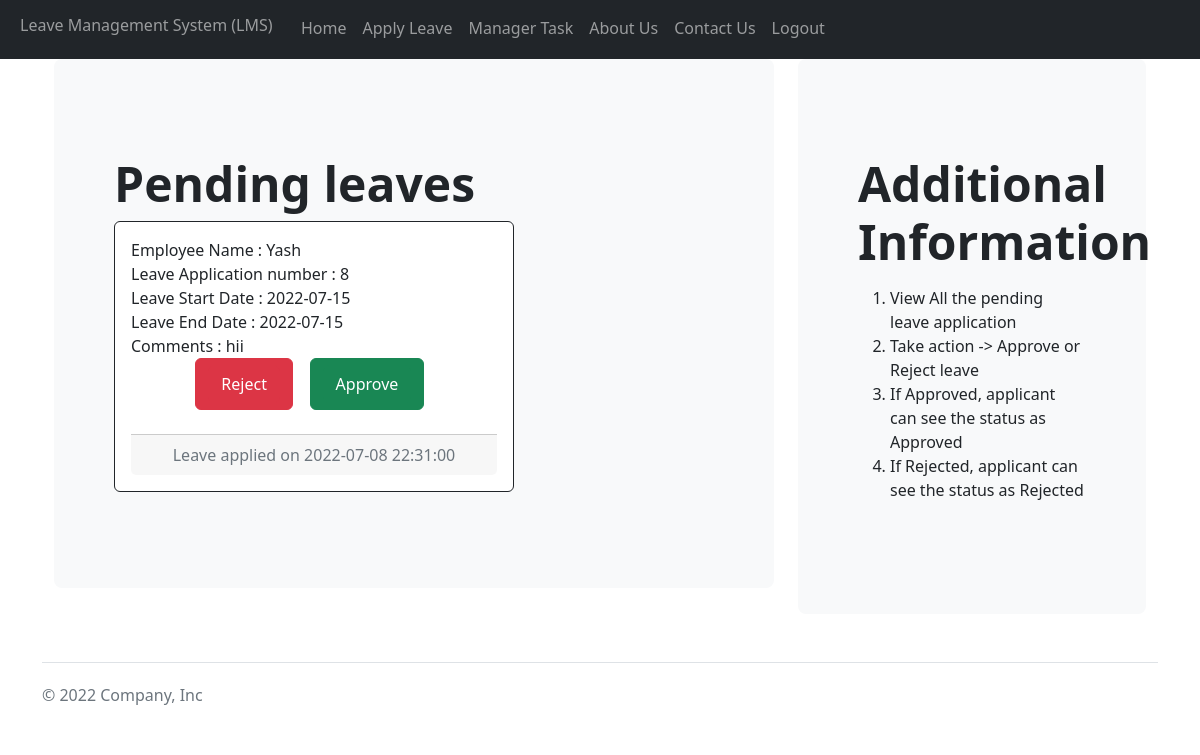
Page /managerapproval (signed in) on the earlier database version.
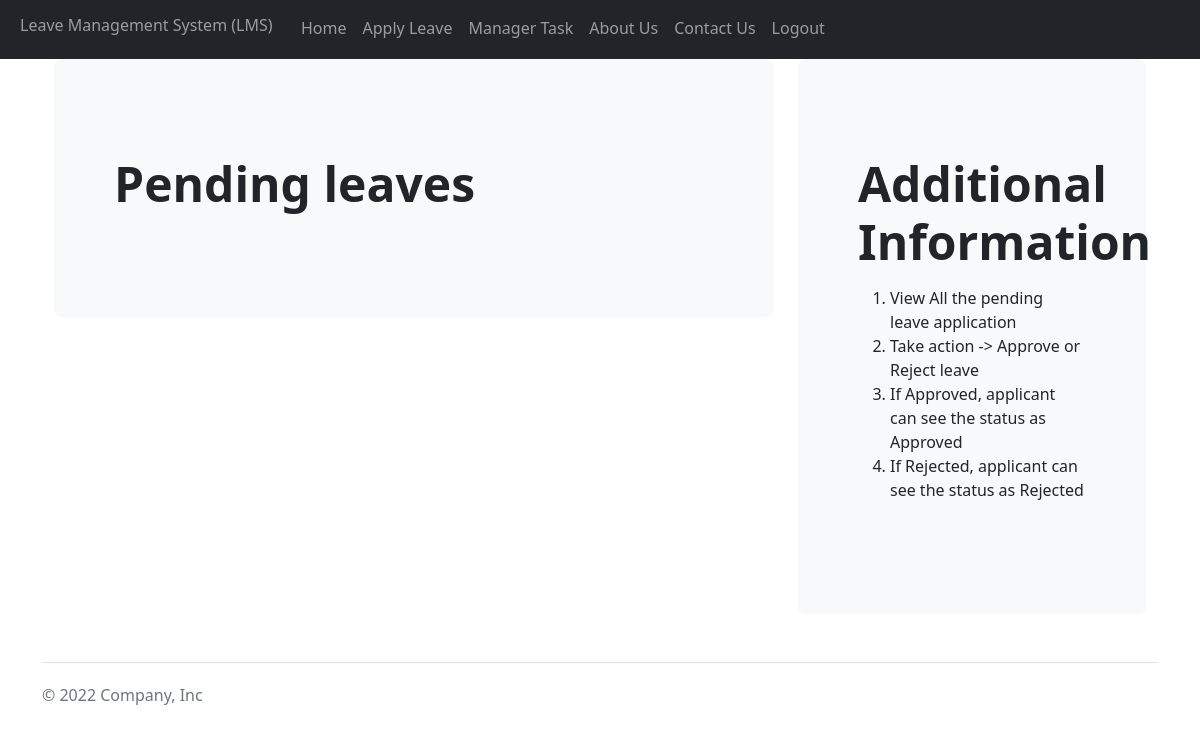
Same page on the later database version.
### website/models.py (models this page shows, shortened)
class Leave(db.Model):
    leaveid = db.Column(db.Integer, primary_key= True)
    startdate = db.Column(db.String(50))
    enddate = db.Column(db.String(50))
    comment = db.Column(db.String(200))
    status = db.Column(db.Integer)
    leavedate_created = db.Column(db.DateTime(timezone=True), default= func.now())
    userid = db.Column(db.Integer, db.ForeignKey('user.userid', ondelete="CASCADE"), nullable = false)

class User(db.Model, UserMixin):
    userid = db.Column(db.Integer, primary_key= True)
    email = db.Column(db.String(150), unique= True)
    username = db.Column(db.String(150), unique= True)
    password = db.Column(db.String(150))
    role = db.Column(db.Integer)
    date_created = db.Column(db.DateTime(timezone=True), default= func.now())
    leaves = db.relationship('Leave', backref='user', passive_deletes=True)

### website/views.py (the view)
@views.route("/managerapproval", methods=['GET', 'POST'])
@login_required
def managerapproval():
    leaves = Leave.query.filter_by(status= 3 )
    return render_template('managerapproval.html', user=current_user, leaves= leaves)

### website/__init__.py (called while the page is built)
def create_app():
    app = Flask(__name__)
    app.config['SECRET_KEY'] = "mywebkey"
    app.config['SQLALCHEMY_DATABASE_URI'] = f'sqlite:///database.db'
    db.init_app(app)
    from .views import views
    from .auth import auth
    app.register_blueprint(views, url_prefix ="/" )
    app.register_blueprint(auth, url_prefix ="/" )
    from .models import User, Leave
    create_database(app)
    login_manager = LoginManager()
    login_manager.login_view= "auth.login"
    login_manager.init_app(app)
    @login_manager.user_loader
    def load_user(userid):
        return User.query.get(int(userid))
    return app

### website/templates/managerapproval.html (shortened to what this page needs)
    {% extends "base.html" %}
    {% block content %}
    <div class="container">
        <div class="row">
            <div class="col-md-8" >
                <div class="p-5 mb-4 bg-light rounded-3">
                    <div class="container-fluid py-5">
                    <h1 class="display-5 fw-bold">Pending leaves</h1>
                    <div  class="col-md-8 form-group" align="center" id="leaves">
                        <form method="POST">
                        {% for leave in leaves %}
                        <div class="card border-dark ">
                            <div class="card-body">
                                <div align="left"class="card-text">
                                    Employee Name : {{leave.user.username}}<br>
                                    Leave Application number : {{leave.leaveid}} <br>
                                    Leave Start Date : {{leave.startdate}} <br>
                                    Leave End Date : {{leave.enddate}}<br>
                                    Comments : {{leave.comment}}<br>
                                    <div align="center">
                                        <button class="btn btn-danger" type="submit" value="2"> <a class="btn btn-danger" href="/rejectleave/{{leave.leaveid}}">Reject</a></button> &nbsp;&nbsp;
                                        <button class="btn btn-success" type="submit" value="1"> <a class="btn btn-success" href="/approveleave/{{leave.leaveid}}">Approve</a> </button> &nbsp;
                                    </div>
                                    <br>
                                </div>
                                <div class="card-footer text-muted">
                                    Leave applied on {{leave.leavedate_created}}
                                </div>
                            </div>
                        </div>
                        {% endfor %}
                    </form>
                    </div>
                    </div>
                </div>
            </div>
        <div class="col-md-4" >
            <div class="p-5 mb-4 bg-light rounded-3">
                <div class="container-fluid py-5">
                <h1 class="display-5 fw-bold">Additional Information</h1>
                <p class="col-md-8 fs-4">
                    <ol>
                        <li>
                            View All the pending leave application
                        </li>
                        <li>
                            Take action -> Approve or Reject leave
                        </li>
                        <li>
                            If Approved, applicant can see the status as Approved
                        </li>
                        <li>
                            If Rejected, applicant can see the status as Rejected
                        </li>
                    </ol>
                </p>
                </div>
            </div>
        </div>
        </div>
    </div>
    {% endblock %}

### website/templates/base.html (shortened to what this page needs)
<!DOCTYPE html>
<html lang="en">
<head>
    <link href="https://cdn.jsdelivr.net/npm/bootstrap@5.2.0-beta1/dist/css/bootstrap.min.css" rel="stylesheet">
</head>
<body>
    <nav class="navbar navbar-dark bg-dark navbar-expand-lg" style="background-color: #e3f2fd;">
        <div class="container-fluid">
        <div class="collapse navbar-collapse" id="navbar">
            <div class="navbar-nav">
                <h1 class="nav-item nav-link">Leave Management System (LMS)</h1> &nbsp; &nbsp;
                {% if user.is_authenticated %}
                <a class="nav-item nav-link" href="/home">Home</a>
                <a class="nav-item nav-link" href="/applyleave">Apply Leave</a>
                    {%if user.role ==2%}
                        <a class="nav-item nav-link" href="/managerapproval"> Manager Task</a>
                    {%endif%}
                <a class="nav-item nav-link" href="/aboutus">About Us</a>
                <a class="nav-item nav-link" href="/contactus">Contact Us</a>
                <a class="nav-item nav-link" href="/logout">Logout</a>
                {%else%}
                <a class="nav-item nav-link" href="/aboutus">About Us</a>
                <a class="nav-item nav-link" href="/contactus">Contact Us</a>
                <a class="nav-item nav-link" href="/login">Login</a>
                <a class="nav-item nav-link" href="/signup">Sign Up</a>
                {% endif %}
            </div>
        </div>
        </div>
    </nav>
    <div class="container">
        {% block content %}
        {% endblock %}
    </div>
    <div class="container">
        <footer class="d-flex flex-wrap justify-content-between align-items-center py-3 my-4 border-top">
          <p class="col-md-4 mb-0 text-muted">© 2022 Company, Inc</p>
          <a href="/" class="col-md-4 d-flex align-items-center justify-content-center mb-3 mb-md-0 me-md-auto link-dark text-decoration-none">
            <svg class="bi me-2" width="40" height="32"><use xlink:href="#bootstrap"></use></svg>
          </a>
        </footer>
      </div>
</body>
</html>

Differences in the rows shown:
no longer on this page (row edited): Leave: user.username "Yash", leaveid "8", startdate "2022-07-15", enddate "2022-07-15", comment "hii", leavedate_created "2022-07-08 22:31:00"
